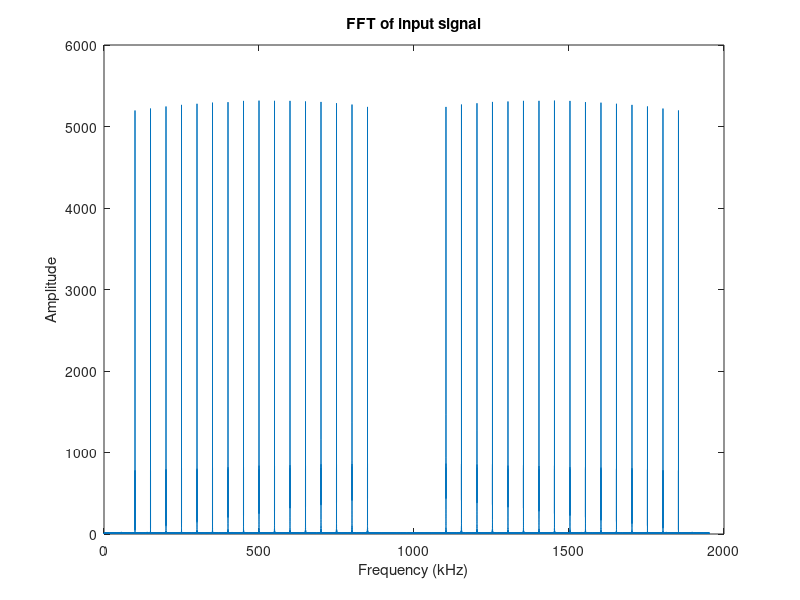
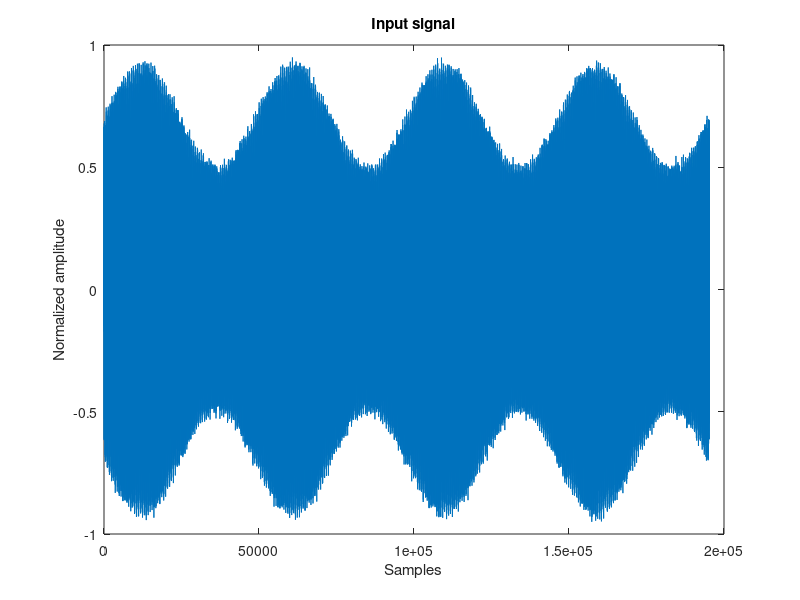

Write MATLAB code to recreate these figures, in order. (Note: this script raises an error after producing the figures.)
clear all;

% Output file:
outputfile = '../simdata/datain.hex';

% Sampling frequency:
Fs = 250000000/128;

% Duration of the signal to generate, seconds: 
duration = 0.1;

% Time vector:
timev = 0:1/Fs:duration;

% Generate a signal with N sine waves of equal amplitude 
% and frequencies between 1kHz and Fs/2
% Number of sine waves:
N = 1;
Freqs = linspace(100000, 0.9*Fs/2, N );

% Use these frequencies instead of the linspace( )
Freqs = [ 100000 150000 200000 250000 300000 350000 ...
          400000 450000 500000 550000 600000 650000 ...
          700000 750000 800000 850000 ];

N = length( Freqs );

% Setup the input signal:
sig = zeros(1, length( timev ) );

% Generate the N sine waves and add them:
for i=1:N
    sig = sig + sin( 2 .* pi .* Freqs(i) .* timev ) * (1+0.1*i/N);
end

% add amplitudfe modulation:
sig = sig .* (1 + 0.3*sin( 2.*pi.*40.* timev ));

% add white noise:
sig = awgn( sig, 10);

% normalize to 90% of dynamic range [-0.95, 0.95]
sig = 0.95 * sig / max( abs( sig ) );

figure(11);
plot( sig );
title('Input signal');
xlabel( 'Samples');
ylabel('Normalized amplitude');

freq = 1:length(sig);
freq = freq/length(sig) * Fs / 1000;
figure(10);
plot( freq, abs( fft( sig ) ) );
title('FFT of input signal');
xlabel( 'Frequency (kHz)');
ylabel('Amplitude');

sigi = int64(sig * 2^15);

fp = fopen(outputfile,'w+');
for i=1:length(sig)
    if ( sigi(i)>=0 )
      fprintf(fp, '%04X\n', sigi(i) );    
    else
      fprintf(fp, '%04X\n', 2^16 + sigi(i) );    
    end
end

fclose( fp );

